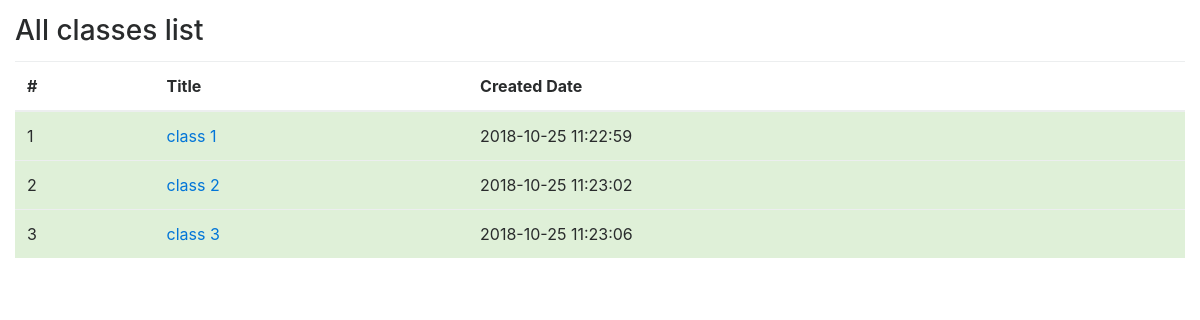
The page / on the database its author committed.
### tables this page shows
CREATE TABLE `classes`  (
  `id` int(11) NOT NULL AUTO_INCREMENT,
  `title` varchar(255) NOT NULL,
  `created_date` datetime(0) NULL DEFAULT NULL,
  `updated_date` timestamp(0) NULL DEFAULT CURRENT_TIMESTAMP(0) ON UPDATE CURRENT_TIMESTAMP(0),
  PRIMARY KEY (`id`) USING BTREE
);

### app/controller/Controller.php (called while the page is built, shortened)
<?php
class Controller {
	public function render($view, $variables = []){
        require('app/view/' . $view . '.php');
	}
}

### app/controller/Home.php (called while the page is built, shortened)
<?php
class Home extends Controller {
    public function indexAction(){
        $classes = Manager::getAllClasses();
        $this->render('home/index', ['classes' => $classes]);
    }
}

### app/model/Model.php (called while the page is built, shortened)
<?php
class Model {
	private static $connection = null;
	public static function getConnection(){
        if(empty(self::$connection)) {
            $conn = new mysqli(SERVERNAME, USERNAME, PASSWORD, DBNAME);
            self::$connection = $conn;
            self::$connection->query("set names 'utf8'");
        }
	}
	public static function get($sql){
		$result = [];
		$rows = self::$connection->query($sql);
		if ($rows->num_rows > 0) {
			while($row = $rows->fetch_assoc()) {
				$result[] = $row;
			}
		}
		return $result;
	}
}

### app/model/Manager.php (called while the page is built, shortened)
<?php
class Manager {
	public static function getAllClasses(){
        $sql = 'SELECT * FROM classes';
        return Model::get($sql);
    }
}

### app/view/home/index.php (the view)
<div class="container-fluid">
    <div class="row">
        <div class="col-md-12">
            <div class="page-header">
                <h3>All classes list</h3>
            </div>
            <table class="table">
                <thead>
                <tr>
                    <th>#</th>
                    <th>Title</th>
                    <th>Created Date</th>
                </tr>
                </thead>
                <tbody>
                <?php
                foreach ($this->classes as $class){ ?>
                    <tr class="table-success">
                        <td><?php echo $class['id']; ?></td>
                        <td>
                            <a href="index.php?r=home&a=class&id=<?php echo $class['id']; ?>"><?php echo $class['title']; ?></a>
                        </td>
                        <td><?php echo $class['created_date']; ?></td>
                    </tr>
                <?php } ?>
                </tbody>
            </table>
        </div>
    </div>
</div>

### static/css/style.css (style rules this page uses)
.page-header h3 { margin: 15px auto; }

### rows shown on the page
classes: id "1", title "class 1", created_date "2018-10-25 11:22:59"
classes: id "2", title "class 2", created_date "2018-10-25 11:23:02"
classes: id "3", title "class 3", created_date "2018-10-25 11:23:06"
